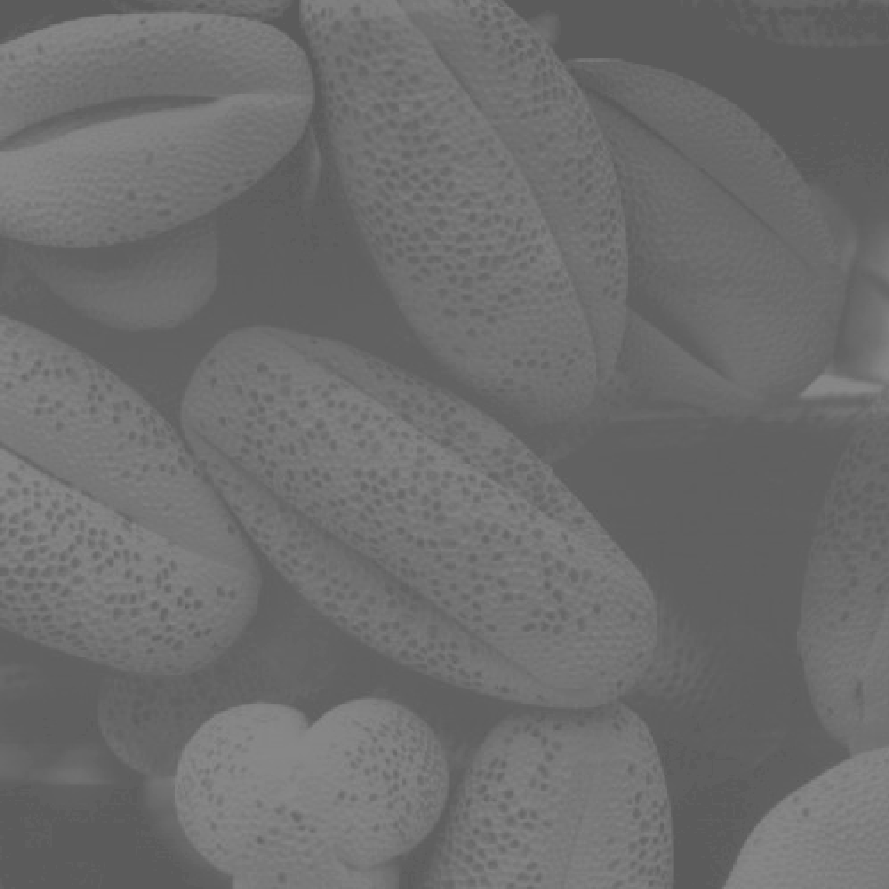
%> input picture EE415/In Class/9-15/Fig0310(b)(washed_out_pollen_image).png, 889 x 889 px
$ octave histdrv.m   (GNU Octave 9; MATLAB toolbox functions it lacks are replaced by stand-ins)
%> lines starting %> are read from the running program, lines starting %| are printed output that depends on the picture
%> further down, a is the input picture: size 889x889 uint8; min 91, max 138, mean 109.1
### EE415/Project 11/xx_imhisteq.m
function r = xx_imhisteq(img)
  r = zeros(size(img), 'uint8');

  MN = size(img,1)*size(img,2);
%> MN = 790321

  skold = 0;
  for k = 0:255
    ind = (img == k);
    sk = (255/MN)*sum(sum(ind)) + skold;
    r(ind) = uint8(sk);
    skold = sk;
  endfor
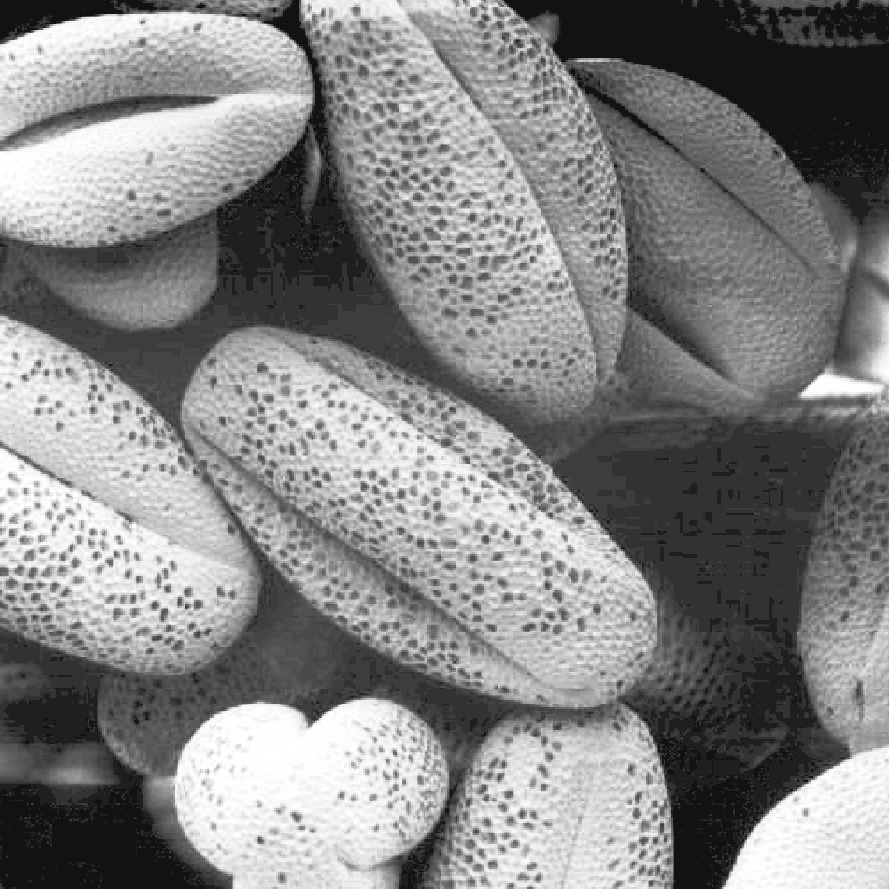
%> r: size 889x889 uint8; min 18, max 255, mean 132
endfunction

### EE415/In Class/9-15/histdrv.m
a = imread('Fig0310(b)(washed_out_pollen_image).png');

figure(1);
imshow(a);

b = xx_imhisteq(a);

figure(2);
imshow(b);

figure(3);
subplot(2,1,1);
hist(a(:), 256)
xlim([0 255]);
subplot(2,1,2);
hist(b(:), 256)
xlim([0 255]);
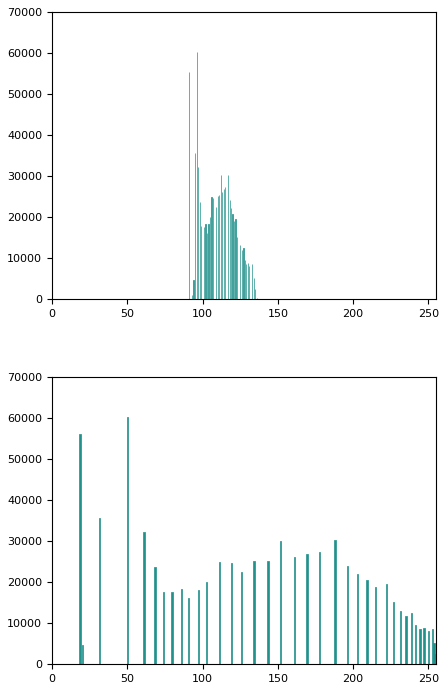
%> figure redrawn from the program's plot data, 2 panels; panel 1: tallest bar 60247 high, from x = 95.96 to 96.14; panel 2: tallest bar 60247 high, from x = 49.48 to 50.4
